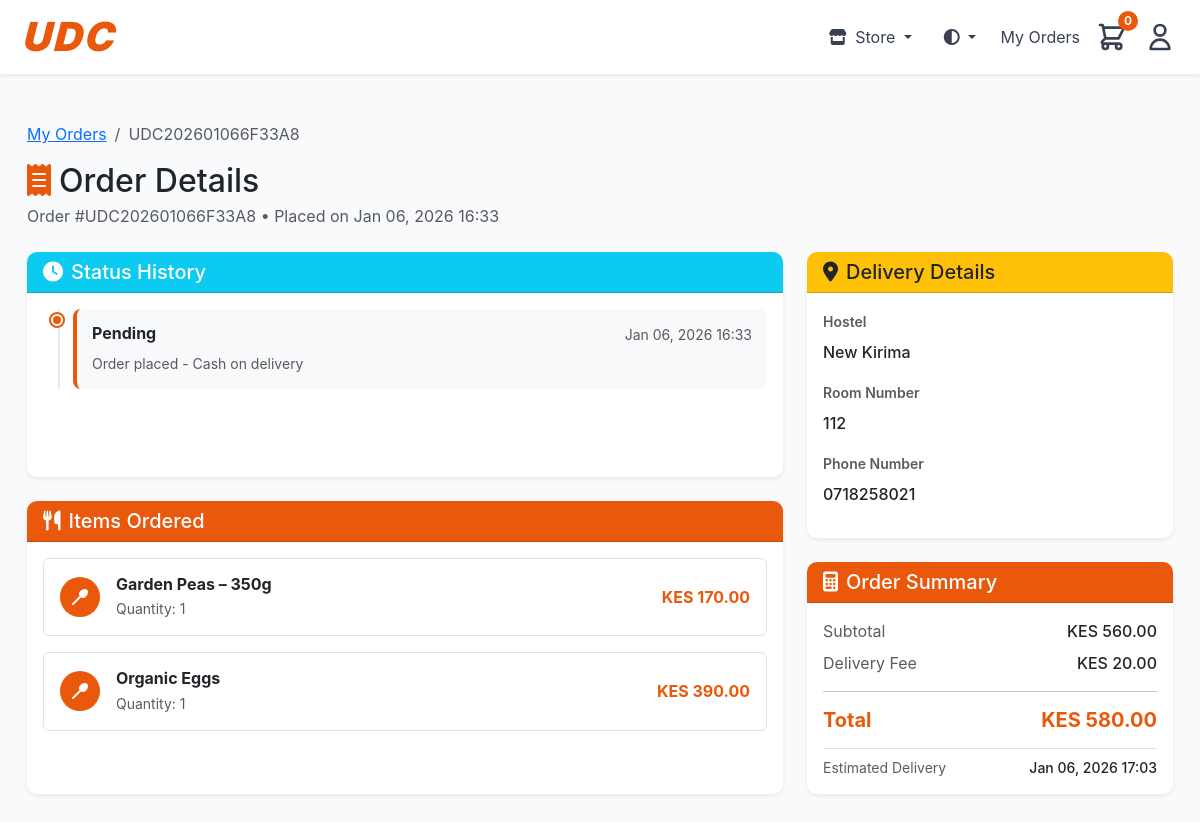
/orders/UDC202601066F33A8/ (signed in), run on the app's committed database.
### urbanfoods/models.py (models this page shows, shortened)
class Order(models.Model):
    STATUS_CHOICES = [
        ('payment_pending', 'Payment Pending'),
        ('pending', 'Pending'),
        ('preparing', ' Preparing'),
        ('out_for_delivery', 'Out for Delivery'),
        ('delivered', 'Delivered'),
        ('cancelled', 'Cancelled'),
    ]
    order_number = models.CharField(max_length=20, unique=True, editable=False)
    is_test_order = models.BooleanField(default=False)
    user = models.ForeignKey(User, on_delete=models.CASCADE, related_name='orders')
    status = models.CharField(max_length=20, choices=STATUS_CHOICES, default='pending')
    hostel = models.CharField(max_length=100)
    room_number = models.CharField(max_length=50)
    phone_number = models.CharField(max_length=15)
    delivery_notes = models.TextField(blank=True)
    subtotal = models.DecimalField(max_digits=10, decimal_places=2)
    delivery_fee = models.DecimalField(max_digits=10, decimal_places=2, default=0)
    total = models.DecimalField(max_digits=10, decimal_places=2)
    created_at = models.DateTimeField(auto_now_add=True)
    updated_at = models.DateTimeField(auto_now=True)
    estimated_delivery = models.DateTimeField(null=True, blank=True, default=30)
    delivered_at = models.DateTimeField(null=True, blank=True)
    payment_method = models.CharField(max_length=10, choices=[('mpesa', 'MPESA'), ('till', 'TILL')], default='till')
    payment_status = models.CharField(max_length=20, choices=[
        ('pending', 'Pending'),
        ('processing', 'Processing'),
        ('completed', 'Completed'),
        ('failed', 'Failed'),
        ('cancelled', 'Cancelled')
    ], default='pending')
    payment_type = models.CharField(max_length=20, choices=[
        ('till', 'Till Number'),
        ('paybill', 'Paybill Number')
    ], blank=True, null=True)
    payment_completed_at = models.DateTimeField(null=True, blank=True)
    payment_failure_reason = models.TextField(blank=True, null=True)
    store_type = models.CharField(max_length=10, choices=[
        ('food', 'Food Store'),
        ('liquor', 'Liquor Store'),
        ('grocery', 'Grocery Shop')
    ], default='food')
    mpesa_checkout_request_id = models.CharField(max_length=50, blank=True, null=True)
    mpesa_receipt_number = models.CharField(max_length=20, blank=True, null=True)
    mpesa_transaction_date = models.CharField(max_length=20, blank=True, null=True)
    cancellation_reason = models.TextField(blank=True)
    rating = models.IntegerField(null=True, blank=True, validators=[MinValueValidator(1), MaxValueValidator(5)])
    review = models.TextField(blank=True)
    class Meta:
        ordering = ['-created_at']

class OrderStatusHistory(models.Model):
    order = models.ForeignKey(Order, on_delete=models.CASCADE, related_name='status_history')
    status = models.CharField(max_length=20)
    timestamp = models.DateTimeField(auto_now_add=True)
    notes = models.TextField(blank=True)
    class Meta:
        ordering = ['timestamp']
        verbose_name_plural = "Order Status Histories"

class OrderItem(models.Model):
    order = models.ForeignKey(Order, on_delete=models.CASCADE, related_name='items')
    food_item = models.ForeignKey(FoodItem, on_delete=models.PROTECT)
    quantity = models.PositiveIntegerField(validators=[MinValueValidator(1)])
    price_at_order = models.DecimalField(max_digits=10, decimal_places=2)  # Price snapshot

class FoodItem(models.Model):
    STORE_CHOICES = [
        ('food', 'Food Store'),
        ('liquor', 'Liquor Store'),
        ('grocery', 'Grocery Shop'),
    ]
    name = models.CharField(max_length=100)
    description = models.TextField()
    category = models.ForeignKey(FoodCategory, on_delete=models.CASCADE, related_name='items')
    price = models.DecimalField(max_digits=10, decimal_places=2, validators=[MinValueValidator(0)])
    image = models.ImageField(upload_to='food_images/')
    prep_time = models.IntegerField(help_text="Preparation time in minutes", default=15)
    is_available = models.BooleanField(default=True)
    is_featured = models.BooleanField(default=False)
    is_meal_of_day = models.BooleanField(default=False)
    times_ordered = models.IntegerField(default=0)  # for popularity tracking
    store_type = models.CharField(max_length=10, choices=STORE_CHOICES, default='food')
    bottle_size = models.CharField(max_length=20, blank=True, help_text="For liquor items (e.g., 250ml, 500ml, 750ml)")
    created_at = models.DateTimeField(auto_now_add=True)
    updated_at = models.DateTimeField(auto_now=True)
    class Meta:
        ordering = ['-is_featured', '-times_ordered', 'name']

### urbanfoods/views.py (the view)
# urls.py: path('orders/<str:order_number>/', views.order_detail, name='order_detail'),
@login_required
def order_detail(request, order_number):
    order = get_object_or_404(Order, order_number=order_number, user=request.user)
    status_history = order.status_history.all()
    context = {
        'order': order,
        'status_history': status_history,
    }
    return render(request, 'order_detail.html', context)

### urbanfoods/context_processors.py (called while the page is built)
def store_type(request):
    return {
        'store_type': request.session.get('store_type', 'food')
    }

### urbanfoods/templates/order_detail.html (shortened to what this page needs)
{% extends 'base.html' %}
{% load static %}
{% block content %}
<div class="container-fluid py-4">
    <div class="row mb-4">
        <div class="col-12">
            <nav aria-label="breadcrumb">
                <ol class="breadcrumb">
                    <li class="breadcrumb-item"><a href="{% url 'my_orders' %}">My Orders</a></li>
                    <li class="breadcrumb-item active">{{ order.order_number }}</li>
                </ol>
            </nav>
            <div class="d-flex justify-content-between align-items-center">
                <div>
                    <h1 class="h2 mb-1 text-dark"><i class="fas fa-receipt me-2" style="color: #ea580c;"></i>Order Details</h1>
                    <p class="text-muted mb-0">Order #{{ order.order_number }} • Placed on {{ order.created_at|date:"M d, Y H:i" }}</p>
                </div>
            </div>
        </div>
    </div>
    <div class="row g-4">
        <div class="col-lg-8 d-flex flex-column gap-4">
            <div class="card shadow-sm border-0 flex-grow-1">
                <div class="card-header bg-info text-white">
                    <h5 class="mb-0"><i class="fas fa-clock me-2"></i>Status History</h5>
                </div>
                <div class="card-body overflow-auto" style="max-height: 300px;">
                    {% if status_history %}
                    <div class="timeline">
                        {% for status in status_history %}
                        <div class="timeline-item mb-4">
                            <div class="timeline-marker" style="background-color: #ea580c;"></div>
                            <div class="timeline-content">
                                <div class="d-flex justify-content-between align-items-start mb-2">
                                    <h6 class="mb-0 fw-bold">{{ status.status|capfirst }}</h6>
                                    <small class="text-muted">{{ status.timestamp|date:"M d, Y H:i" }}</small>
                                </div>
                                {% if status.notes %}
                                <p class="text-muted small mb-0">{{ status.notes }}</p>
                                {% endif %}
                            </div>
                        </div>
                        {% endfor %}
                    </div>
                    {% else %}
                    <div class="text-center py-4">
                        <i class="fas fa-info-circle fa-2x text-muted mb-3"></i>
                        <p class="text-muted">No status updates available.</p>
                    </div>
                    {% endif %}
                </div>
            </div>
            <div class="card shadow-sm border-0 flex-grow-1">
                <div class="card-header text-white" style="background-color: #ea580c;">
                    <h5 class="mb-0"><i class="fas fa-utensils me-2"></i>Items Ordered</h5>
                </div>
                <div class="card-body overflow-auto" style="max-height: 300px;">
                    <div class="row g-3">
                        {% for item in order.items.all %}
                        <div class="col-12">
                            <div class="d-flex align-items-center p-3 border rounded hover-shadow">
                                <div class="flex-shrink-0 me-3">
                                    <div class="text-white rounded-circle d-flex align-items-center justify-content-center" style="width: 40px; height: 40px; background-color: #ea580c;">
                                        <i class="fas fa-utensil-spoon"></i>
                                    </div>
                                </div>
                                <div class="flex-grow-1">
                                    <h6 class="mb-1 fw-bold">{{ item.food_item.name }}</h6>
                                    <p class="text-muted small mb-0">Quantity: {{ item.quantity }}</p>
                                </div>
                                <div class="text-end">
                                    <span class="fw-bold" style="color: #ea580c;">KES {{ item.price_at_order|floatformat:2 }}</span>
                                </div>
                            </div>
                        </div>
                        {% endfor %}
                    </div>
                </div>
            </div>
        </div>
        <div class="col-lg-4 d-flex flex-column gap-4">
            <div class="card shadow-sm border-0 flex-grow-1">
                <div class="card-header bg-warning text-dark">
                    <h5 class="mb-0"><i class="fas fa-map-marker-alt me-2"></i>Delivery Details</h5>
                </div>
                <div class="card-body overflow-auto" style="max-height: 300px;">
                    <div class="mb-3">
                        <label class="form-label fw-semibold text-muted small">Hostel</label>
                        <p class="mb-2 fw-medium">{{ order.hostel }}</p>
                    </div>
                    <div class="mb-3">
                        <label class="form-label fw-semibold text-muted small">Room Number</label>
                        <p class="mb-2 fw-medium">{{ order.room_number }}</p>
                    </div>
                    <div class="mb-3">
                        <label class="form-label fw-semibold text-muted small">Phone Number</label>
                        <p class="mb-2 fw-medium">{{ order.phone_number }}</p>
                    </div>
                </div>
            </div>
            <div class="card shadow-sm border-0 flex-grow-1">
                <div class="card-header text-white" style="background-color: #ea580c;">
                    <h5 class="mb-0"><i class="fas fa-calculator me-2"></i>Order Summary</h5>
                </div>
                <div class="card-body overflow-auto" style="max-height: 300px;">
                    <div class="d-flex justify-content-between mb-2">
                        <span class="text-muted">Subtotal</span>
                        <span class="fw-medium">KES {{ order.subtotal|floatformat:2 }}</span>
                    </div>
                    <div class="d-flex justify-content-between mb-3">
                        <span class="text-muted">Delivery Fee</span>
                        <span class="fw-medium">KES {{ order.delivery_fee|floatformat:2 }}</span>
                    </div>
                    <hr>
                    <div class="d-flex justify-content-between mb-3">
                        <span class="h5 fw-bold mb-0" style="color: #ea580c;">Total</span>
                        <span class="h5 fw-bold mb-0" style="color: #ea580c;">KES {{ order.total|floatformat:2 }}</span>
                    </div>
                    <div class="pt-2 border-top">
                        <div class="d-flex justify-content-between">
                            <small class="text-muted">Estimated Delivery</small>
                            <small class="fw-medium">{{ order.estimated_delivery|date:"M d, Y H:i" }}</small>
                        </div>
                    </div>
                </div>
            </div>
        </div>
    </div>
</div>
{% endblock %}

### static/styles.css (style rules this page uses)
body { font-family: 'Segoe UI', Tahoma, Geneva, Verdana, sans-serif; background-color: #f8f9fa; transition: background-color 0.3s ease, color 0.3s ease; }
.card { border: none; border-radius: 10px; box-shadow: 0 2px 10px rgba(0,0,0,0.1); transition: transform 0.2s; }
.card-header { background-color: #28a745; color: white; border-radius: 10px 10px 0 0 !important; }
.shadow-sm { box-shadow: 0 0.125rem 0.25rem rgba(0, 0, 0, 0.075) !important; }

### urbanfoods/templates/base.html (style rules this page uses)
:root { --bs-primary: #ea580c; --bs-primary-rgb: 234, 88, 12; }
body { background-color: #f9fafb; font-family: -apple-system, BlinkMacSystemFont, 'Segoe UI', Roboto, 'Helvetica Neue', Arial, sans-serif; }

### urbanfoods/templates/order_detail.html (style rules this page uses)
.hover-shadow { transition: box-shadow 0.3s ease; }
.timeline { position: relative; padding-left: 30px; }
.timeline::before { content: ''; position: absolute; left: 15px; top: 0; bottom: 0; width: 2px; background: #e9ecef; }
.timeline-item { position: relative; margin-bottom: 20px; }
.timeline-marker { position: absolute; left: -22px; top: 5px; width: 12px; height: 12px; border-radius: 50%; border: 2px solid #fff; box-shadow: 0 0 0 2px #ea580c; }
.timeline-content { background: #f8f9fa; padding: 15px; border-radius: 8px; border-left: 4px solid #ea580c; }

### data on the page
Order: order_number "UDC202601066F33A8", created_at "Jan 06, 2026 16:33", hostel "New Kirima", room_number "112", phone_number "0718258021", subtotal "560.00", delivery_fee "20.00", total "580.00", estimated_delivery "Jan 06, 2026 17:03"
OrderStatusHistory: status "Pending", timestamp "Jan 06, 2026 16:33", notes "Order placed - Cash on delivery"
OrderItem: food_item.name "Garden Peas – 350g", quantity "1", price_at_order "170.00"
OrderItem: food_item.name "Organic Eggs", quantity "1", price_at_order "390.00"
